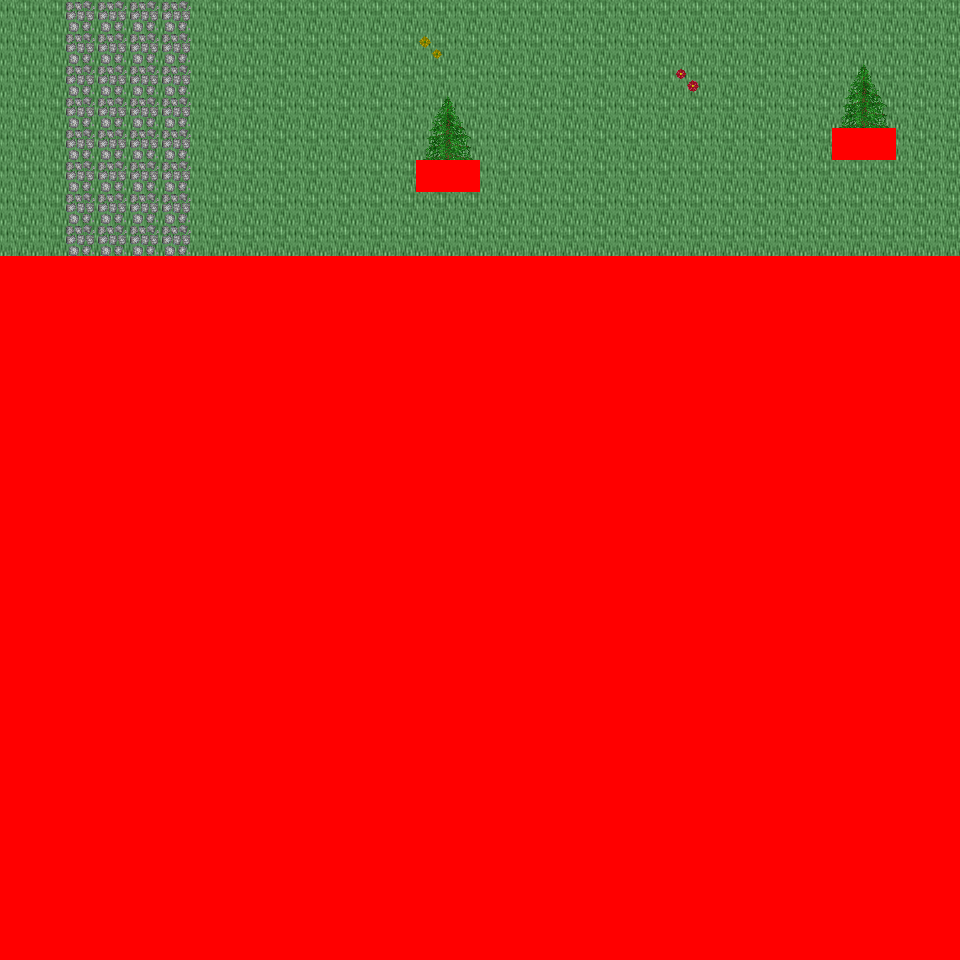

Rendered tile map (Tiled .tmx) drawn with the repository's tilesets; below, a short description and the map source with its tile grids summarised:
An orthogonal 30x30 tile map with 32x32 px tiles, 6 tile layers (Ground, Object, Object2, Above, ...), 38 tilesets and 3 objects (3x mapchange).

<map version="1.0" orientation="orthogonal" renderorder="right-down" width="30" height="30" tilewidth="32" tileheight="32" nextobjectid="4">
  <tileset firstgid="1" name="tileset_logic_collision" tilewidth="32" tileheight="32" tilecount="1" columns="1">
    <image source="../drawable/tileset_logic_collision.png" width="32" height="32" />
  </tileset>
  <tileset firstgid="2" name="tileset_building_decoration_orbpedestal" tilewidth="32" tileheight="32" tilecount="2" columns="1">
    <image source="../drawable/tileset_building_decoration_orbpedestal.png" width="32" height="64" />
  </tileset>
  <tileset firstgid="4" name="tileset_building_decoration_block" tilewidth="32" tileheight="32" tilecount="2" columns="2">
    <image source="../drawable/tileset_building_decoration_block.png" width="64" height="32" />
  </tileset>
  <tileset firstgid="6" name="tileset_building_decoration_chimney" tilewidth="32" tileheight="32" tilecount="2" columns="1">
    <image source="../drawable/tileset_building_decoration_chimney.png" width="32" height="64" />
  </tileset>
  <tileset firstgid="8" name="tileset_building_fence_fence_chunky" tilewidth="32" tileheight="32" tilecount="21" columns="3">
    <image source="../drawable/tileset_building_fence_fence_chunky.png" width="96" height="224" />
  </tileset>
  <tileset firstgid="29" name="tileset_ground_cobbled_paving" tilewidth="32" tileheight="32" tilecount="1" columns="1">
    <image source="../drawable/tileset_ground_cobbled_paving.png" width="32" height="32" />
  </tileset>
  <tileset firstgid="30" name="tileset_ground_gravel" tilewidth="32" tileheight="32" tilecount="1" columns="1">
    <image source="../drawable/tileset_ground_gravel.png" width="32" height="32" />
  </tileset>
  <tileset firstgid="31" name="tileset_ground_stone_floors" tilewidth="32" tileheight="32" tilecount="6" columns="3">
    <image source="../drawable/tileset_ground_stone_floors.png" width="96" height="64" />
  </tileset>
  <tileset firstgid="37" name="tileset_ground_ground" tilewidth="32" tileheight="32" tilecount="33" columns="3">
    <image source="../drawable/tileset_ground_ground.png" width="96" height="352" />
  </tileset>
  <tileset firstgid="70" name="tileset_plant_bush_hedge" tilewidth="32" tileheight="32" tilecount="35" columns="5">
    <image source="../drawable/tileset_plant_bush_hedge.png" width="160" height="224" />
  </tileset>
  <tileset firstgid="105" name="tileset_plant_bush_various_small" tilewidth="32" tileheight="32" tilecount="9" columns="3">
    <image source="../drawable/tileset_plant_bush_various_small.png" width="96" height="96" />
  </tileset>
  <tileset firstgid="114" name="tileset_plant_flower_daisy_blue" tilewidth="32" tileheight="32" tilecount="8" columns="2">
    <image source="../drawable/tileset_plant_flower_daisy_blue.png" width="64" height="128" />
  </tileset>
  <tileset firstgid="122" name="tileset_plant_flower_daisy_red" tilewidth="32" tileheight="32" tilecount="8" columns="2">
    <image source="../drawable/tileset_plant_flower_daisy_red.png" width="64" height="128" />
  </tileset>
  <tileset firstgid="130" name="tileset_plant_flower_daisy_white" tilewidth="32" tileheight="32" tilecount="8" columns="2">
    <image source="../drawable/tileset_plant_flower_daisy_white.png" width="64" height="128" />
  </tileset>
  <tileset firstgid="138" name="tileset_plant_flower_daisy_yellow" tilewidth="32" tileheight="32" tilecount="8" columns="2">
    <image source="../drawable/tileset_plant_flower_daisy_yellow.png" width="64" height="128" />
  </tileset>
  <tileset firstgid="146" name="tileset_plant_vine_plait" tilewidth="32" tileheight="32" tilecount="9" columns="3">
    <image source="../drawable/tileset_plant_vine_plait.png" width="96" height="96" />
  </tileset>
  <tileset firstgid="155" name="tileset_furniture_light_iron_lamp" tilewidth="32" tileheight="32" tilecount="3" columns="1">
    <image source="../drawable/tileset_furniture_light_iron_lamp.png" width="32" height="96" />
  </tileset>
  <tileset firstgid="158" name="tileset_furniture_light_flames" tilewidth="32" tileheight="32" tilecount="6" columns="6">
    <image source="../drawable/tileset_furniture_light_flames.png" width="192" height="32" />
  </tileset>
  <tileset firstgid="164" name="tileset_ground_grass_corners" tilewidth="32" tileheight="32" tilecount="24" columns="6">
    <image source="../drawable/tileset_ground_grass_corners.png" width="192" height="128" />
  </tileset>
  <tileset firstgid="188" name="tileset_ground_grass_edges" tilewidth="32" tileheight="32" tilecount="36" columns="12">
    <image source="../drawable/tileset_ground_grass_edges.png" width="384" height="96" />
  </tileset>
  <tileset firstgid="224" name="tileset_plant_tree_tree_golden_large" tilewidth="32" tileheight="32" tilecount="24" columns="4">
    <image source="../drawable/tileset_plant_tree_tree_golden_large.png" width="128" height="192" />
  </tileset>
  <tileset firstgid="248" name="tileset_ground_water_dungeon_water" tilewidth="32" tileheight="32" tilecount="30" columns="3">
    <image source="../drawable/tileset_ground_water_dungeon_water.png" width="96" height="320" />
  </tileset>
  <tileset firstgid="278" name="tileset_plant_indoor_pot_plant_1" tilewidth="32" tileheight="32" tilecount="12" columns="6">
    <image source="../drawable/tileset_plant_indoor_pot_plant_1.png" width="192" height="64" />
  </tileset>
  <tileset firstgid="290" name="tileset_item_statue_metal_and_stone" tilewidth="32" tileheight="32" tilecount="6" columns="3">
    <image source="../drawable/tileset_item_statue_metal_and_stone.png" width="96" height="64" />
  </tileset>
  <tileset firstgid="296" name="tileset_item_statue_grey_stone" tilewidth="32" tileheight="32" tilecount="4" columns="2">
    <image source="../drawable/tileset_item_statue_grey_stone.png" width="64" height="64" />
  </tileset>
  <tileset firstgid="300" name="tileset_building_castle" tilewidth="32" tileheight="32" tilecount="320" columns="20">
    <image source="../drawable/tileset_building_castle.png" width="640" height="512" />
  </tileset>
  <tileset firstgid="620" name="tileset_building_church" tilewidth="32" tileheight="32" tilecount="56" columns="8">
    <image source="../drawable/tileset_building_church.png" width="256" height="224" />
  </tileset>
  <tileset firstgid="676" name="tileset_item_pot_pot_golden" tilewidth="32" tileheight="32" tilecount="4" columns="4">
    <image source="../drawable/tileset_item_pot_pot_golden.png" width="128" height="32" />
  </tileset>
  <tileset firstgid="680" name="tileset_furniture_table_bench" tilewidth="32" tileheight="32" tilecount="3" columns="3">
    <image source="../drawable/tileset_furniture_table_bench.png" width="96" height="32" />
  </tileset>
  <tileset firstgid="683" name="tileset_item_statue_green_stone" tilewidth="32" tileheight="32" tilecount="12" columns="4">
    <image source="../drawable/tileset_item_statue_green_stone.png" width="128" height="96" />
  </tileset>
  <tileset firstgid="695" name="tileset_item_statue_green_stone_2" tilewidth="32" tileheight="32" tilecount="6" columns="2">
    <image source="../drawable/tileset_item_statue_green_stone_2.png" width="64" height="96" />
  </tileset>
  <tileset firstgid="701" name="tileset_plant_bush_hosta" tilewidth="32" tileheight="32" tilecount="9" columns="3">
    <image source="../drawable/tileset_plant_bush_hosta.png" width="96" height="96" />
  </tileset>
  <tileset firstgid="710" name="tileset_plant_tree_tree_green" tilewidth="32" tileheight="32" tilecount="88" columns="8">
    <image source="../drawable/tileset_plant_tree_tree_green.png" width="256" height="352" />
  </tileset>
  <tileset firstgid="798" name="tileset_item_banners_flag" tilewidth="32" tileheight="32" tilecount="12" columns="3">
    <image source="../drawable/tileset_item_banners_flag.png" width="96" height="128" />
  </tileset>
  <tileset firstgid="810" name="tileset_furniture_table_long_front_on" tilewidth="32" tileheight="32" tilecount="3" columns="1">
    <image source="../drawable/tileset_furniture_table_long_front_on.png" width="32" height="96" />
  </tileset>
  <tileset firstgid="813" name="tileset_item_flagpole" tilewidth="32" tileheight="32" tilecount="3" columns="1">
    <image source="../drawable/tileset_item_flagpole.png" width="32" height="96" />
  </tileset>
  <tileset firstgid="816" name="tileset_plant_tree_spruce" tilewidth="32" tileheight="32" tilecount="6" columns="2">
    <image source="../drawable/tileset_plant_tree_spruce.png" width="64" height="96" />
  </tileset>
  <tileset firstgid="822" name="tileset_plant_stump_stump_brown" tilewidth="32" tileheight="32" tilecount="4" columns="2">
    <image source="../drawable/tileset_plant_stump_stump_brown.png" width="64" height="64" />
  </tileset>
  <layer name="Ground" width="30" height="30">
    <data>[900 cells, 240 non-empty, 1 distinct tile ids]</data>
  </layer>
  <layer name="Object" width="30" height="30">
    <data>[900 cells, 38 non-empty, 5 distinct tile ids]</data>
  </layer>
  <layer name="Object2" width="30" height="30">
    <data>[900 cells, 0 non-empty, 0 distinct tile ids]</data>
  </layer>
  <layer name="Above" width="30" height="30">
    <data>[900 cells, 8 non-empty, 4 distinct tile ids]</data>
  </layer>
  <layer name="Above2" width="30" height="30">
    <data>[900 cells, 0 non-empty, 0 distinct tile ids]</data>
  </layer>
  <layer name="Walkable" width="30" height="30">
    <data>[900 cells, 664 non-empty, 1 distinct tile ids]</data>
  </layer>
  <objectgroup name="MapEvents">
    <object id="1" name="north" type="mapchange" x="0" y="0" width="960" height="32">
      <properties>
        <property name="map" value="0_ados_mountain_n2_w2_x1_y4" />
        <property name="place" value="south" />
      </properties>
    </object>
    <object id="2" name="west" type="mapchange" x="0" y="0" width="32" height="256">
      <properties>
        <property name="map" value="0_fado_forest_s_x1_y4" />
        <property name="place" value="east" />
      </properties>
    </object>
    <object id="3" name="east" type="mapchange" x="928" y="0" width="32" height="256">
      <properties>
        <property name="map" value="0_fado_forest_s_x3_y4" />
        <property name="place" value="west" />
      </properties>
    </object>
  </objectgroup>
</map>
